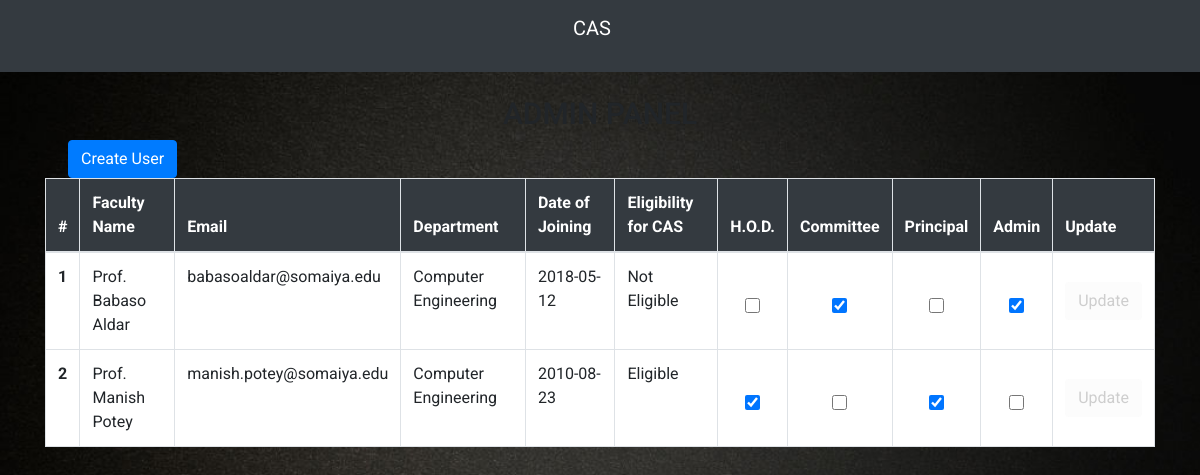
/adminpanel.php, run on an earlier commit of the app's database.
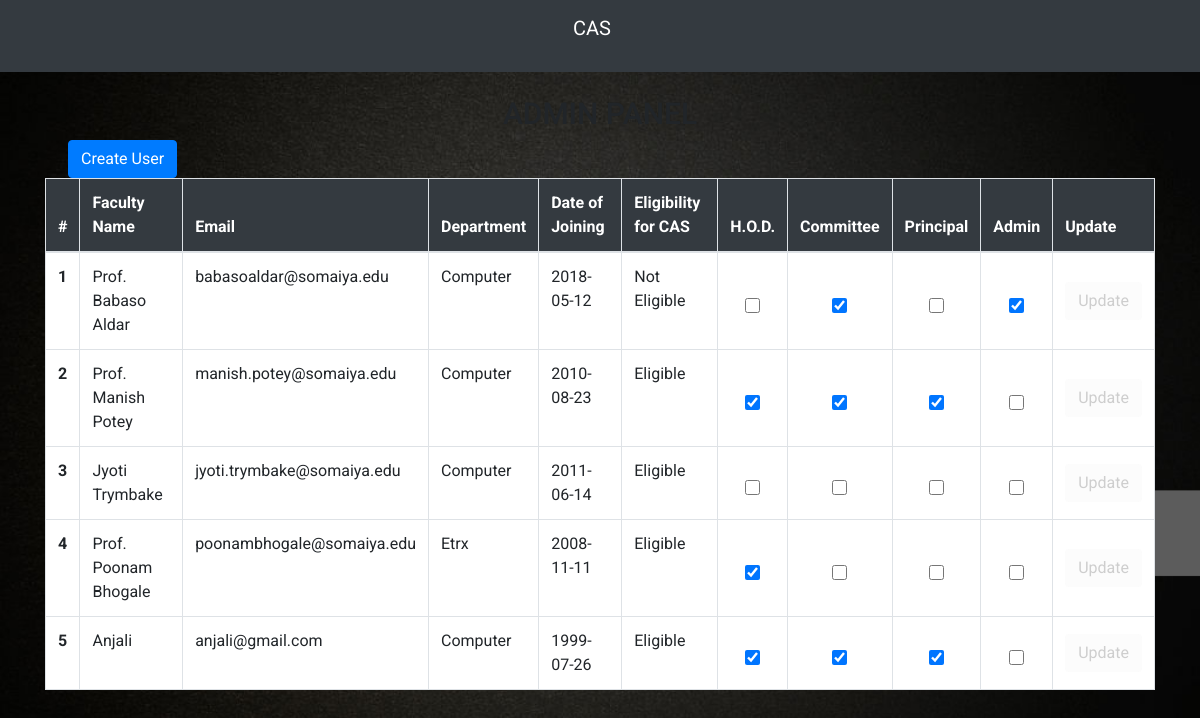
And on a later commit of the database.
### tables this page shows
CREATE TABLE `faculty_table` (
  `id` int(11) NOT NULL,
  `faculty_name` varchar(100) NOT NULL,
  `email` varchar(50) NOT NULL,
  `password` varchar(256) NOT NULL,
  `date_of_joining` date NOT NULL,
  `department` varchar(50) NOT NULL,
  `hod` int(11) NOT NULL,
  `committee` int(11) NOT NULL,
  `principal` int(11) NOT NULL,
  `admin` int(11) NOT NULL
);

### adminpanel.php (the view, shortened to what this page needs)
<?php
include 'dbh.php';
include 'top.php';
?>
	<nav class="navbar bg-dark">
		<p class="navbar-brand" style="color:white;width:100%;text-align:center">CAS</p>
	</nav><br>
	<div class="container">
		<div class="row form-inline justify-content-center">
			<div class="col-md-12">
				<h1 style="text-align:center;font-size: 30px">ADMIN PANEL</h1>
				<div class="col-md-6">
					<button type="button" class="btn btn-primary mx-2" id="part-a-edit-form" data-toggle="tooltip" data-placement="bottom" title="Clicking this button will allow you to edit the form data that you might have previously filled.">
		  			Create User
					</button>
				<br>
				</div>
				<div class="admin-table">
				<table class="table table-bordered" style="background-color: white">
				  	<thead style="color: white">
					    <tr>
					      	<th scope="col" style="background-color: #343a40">#</th>
					      	<th scope="col" style="background-color: #343a40">Faculty Name</th>
					      	<th scope="col" style="background-color: #343a40">Email</th>
					      	<th scope="col" style="background-color: #343a40">Department</th>
					      	<th scope="col" style="background-color: #343a40">Date of Joining</th>
					      	<th scope="col" style="background-color: #343a40">Eligibility for CAS</th>
					      	<th scope="col" style="background-color: #343a40">H.O.D.</th>
					      	<th scope="col" style="background-color: #343a40">Committee</th>
					      	<th scope="col" style="background-color: #343a40">Principal</th>
					      	<th scope="col" style="background-color: #343a40">Admin</th>
					      	<th scope="col" style="background-color: #343a40">Update</th>
					    </tr>
				  	</thead>
				  	<tbody>
				  		<?php
				  		$sql="SELECT id, faculty_name, email, date_of_joining, department, hod, committee, principal, admin FROM faculty_table";
				  		$result=mysqli_query($conn,$sql);
				  		while($row=mysqli_fetch_assoc($result))
				  		{
				  			$id=$row['id'];
				  			$faculty_name=$row['faculty_name'];
				  			$email=$row['email'];
				  			$date_of_joining=$row['date_of_joining'];
				  			$department=$row['department'];
				  			$hod=$row['hod'];
				  			$committee=$row['committee'];
				  			$principal=$row['principal'];
				  			$admin=$row['admin'];
					  		?>
						    <tr>
						      	<th scope="row"><?php echo $id; ?></th>
						      	<td><?php echo $faculty_name; ?></td>
						      	<td><?php echo $email; ?></td>
						      	<td><?php echo $department; ?></td>
						      	<td><?php echo $date_of_joining; ?></td>
						    <?php
							$now = time();
							$your_date = strtotime($date_of_joining);
							$datediff = $now - $your_date;
							$years = floor($datediff / (365*60*60*24));
						    if($years>=5)
						    {
						    	?>
						    	<td>Eligible</td>
						    	<?php
						    }
						    else
						    {
						    	?>
						    	<td>Not Eligible</td>
						    	<?php
						    }
						    ?>
						      	<form class="update-rights-form" id="update-rights-form-<?php echo $id; ?>" action="" method="POST">
						      		<td class="table-center">
						      			<?php
						      			if($hod==1)
						      			{
						      				?>
						      				<input type="checkbox" class="admin-table-checkbox" name="hod" id="hod<?php echo $id; ?>" value="hod" checked>
						      				<?php
						      			}
						      			else
						      			{
						      				?>
						      				<input type="checkbox" class="admin-table-checkbox" name="hod" id="hod<?php echo $id; ?>" value="hod">
						      				<?php
						      			}
						      			?>
		  							</td>
		  							<td class="table-center">
		  								<?php
		  								if($committee==1)
		  								{
		  									?>
		  									<input type="checkbox" class="admin-table-checkbox" name="committee" id="committee<?php echo $id; ?>" value="committee" checked>
		  									<?php
		  								}
		  								else
		  								{
		  									?>
		  									<input type="checkbox" class="admin-table-checkbox" name="committee" id="committee<?php echo $id; ?>" value="committee">
		  									<?php
		  								}
		  								?>
		  							</td>
		  							<td class="table-center">
		  								<?php
		  								if($principal==1)
		  								{
		  									?>
		  									<input type="checkbox" class="admin-table-checkbox" name="principal" id="principal<?php echo $id; ?>" value="principal" checked>
		  									<?php
		  								}
		  								else
		  								{
		  									?>
		  									<input type="checkbox" class="admin-table-checkbox" name="principal"id="principal<?php echo $id; ?>"  value="principal">
		  									<?php
		  								}
		  								?>
		  							</td>
		  							<td class="table-center">
		  								<?php
		  								if($admin==1)
		  								{
		  									?>
		  									<input type="checkbox" class="admin-table-checkbox" name="admin" id="admin<?php echo $id; ?>" value="admin" checked>
		  									<?php
		  								}
		  								else
		  								{
		  									?>
		  									<input type="checkbox" class="admin-table-checkbox" name="admin" id="admin<?php echo $id; ?>" value="admin">
		  									<?php
		  								}
		  								?>
		  							</td>
		  							<td class="table-center">
		  								<button type="submit" name="submit" class="btn btn-default" id="update<?php echo $id; ?>" disabled>Update</button>
		  							</td>
						      	</form>
						    </tr>
						    <?php
						}
					    ?>
				  </tbody>
				</table>
				</div>
			</div>
		</div>
	</div>
</body>
</html>

### top.php (shortened to what this page needs)
<!DOCTYPE html>
<html>
<head>
	<link rel="stylesheet" href="https://maxcdn.bootstrapcdn.com/bootstrap/4.1.3/css/bootstrap.min.css">
	<link href="https://stackpath.bootstrapcdn.com/font-awesome/4.7.0/css/font-awesome.min.css" rel="stylesheet">
	<link href="//netdna.bootstrapcdn.com/font-awesome/4.1.0/css/font-awesome.min.css" rel="stylesheet">
	<link rel="stylesheet" type="text/css" href="Frontend/global.css">
</head>
<body>

### Frontend/global.css (style rules this page uses)
* { margin: 0px; padding: 0px; font-family: 'Roboto', sans-serif; }
body { background-color: #343a40 !important; background-size: cover; background-attachment: fixed; font-family: new time roman; background-image: url(img/back1.jpg); }
td.table-center { text-align: center; vertical-align: middle; }
.admin-table { overflow-x:auto; }
input[type="checkbox"] { margin-top: 15px; width: 15px; height: 15px; }

What changed in the data, as far as the page shows it:
changed faculty_table "Prof. Babaso Aldar": department "Computer Engineering" → "Computer"
changed faculty_table "Prof. Manish Potey": department "Computer Engineering" → "Computer"; committee "☐" → "☑"
added faculty_table: id "3", faculty_name "Jyoti Trymbake", email "jyoti.trymbake@somaiya.edu", department "Computer", date_of_joining "2011-06-14", shows "Eligible"
added faculty_table: id "4", faculty_name "Prof. Poonam Bhogale", email "poonambhogale@somaiya.edu", department "Etrx", date_of_joining "2008-11-11", shows "Eligible"
added faculty_table: id "5", faculty_name "Anjali", email "anjali@gmail.com", department "Computer", date_of_joining "1999-07-26", shows "Eligible"
